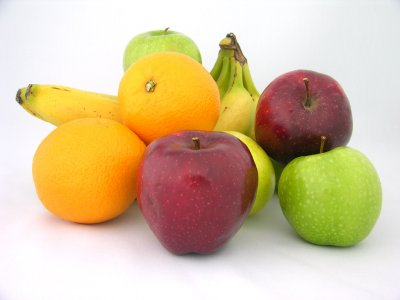
//> input picture week03/prod03/fruit_image.jpg, 400 x 300 px
$ ./negaposi   (built with g++ and OpenCV 4)
//> lines starting //> are read from the running program, lines starting //| are printed output that depends on the picture
#include <iostream>
#include <opencv2/opencv.hpp>
#define FILE_NAME "./fruit_image.jpg"
// ウィンドウ名
#define WINDOW_NAME_INPUT "input"
#define WINDOW_NAME_OUTPUT "output"
#define IMAX 255


int main(int argc, const char* argv[]) {
  // 入力画像の読み込み (グレースケール入力)
  cv::Mat src_img = cv::imread(FILE_NAME, cv::IMREAD_GRAYSCALE);
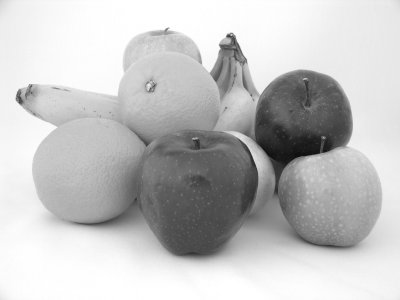
//> src_img: 300 rows x 400 cols, CV_8UC1; min 9, max 255, mean 195.2
  if (src_img.empty()) {  // 読み込み失敗の場合
    fprintf(stderr, "読み込み失敗\n");
    return (-1);
  }
  // 出力画像のメモリ確保
  cv::Mat dst_img = cv::Mat(src_img.size(), CV_8UC1);

  // 濃淡反転
  dst_img = IMAX - src_img;
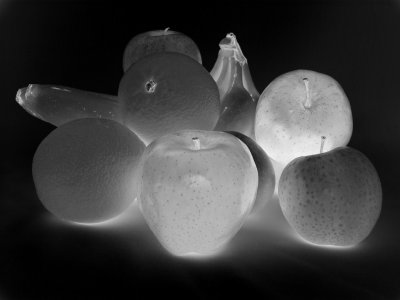
//> dst_img: 300 rows x 400 cols, CV_8UC1; min 0, max 246, mean 59.8

  cv::imshow(WINDOW_NAME_INPUT, src_img);   // 入力画像の表示
  cv::imshow(WINDOW_NAME_OUTPUT, dst_img);  // 出力画像の表示
  cv::waitKey();                            // キー入力待ち (止める)

  return 0;
}
